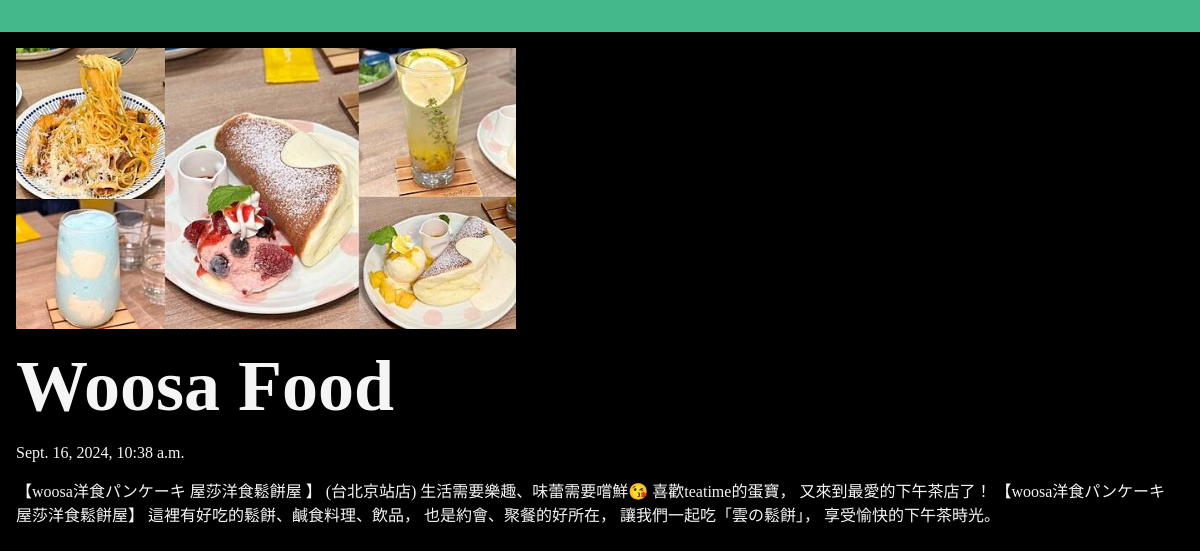
The page /posts/woosa-food on the database its author committed.
### posts/models.py (models this page shows, shortened)
class Post(models.Model):
    title = models.CharField(max_length=75)
    body = models.TextField()
    slug = models.SlugField()
    date = models.DateTimeField(auto_now_add=True)
    banner = models.ImageField(default='fallback.png', blank=True)
    author = models.ForeignKey(User, on_delete=models.CASCADE, default=None)

### posts/views.py (the view)
# urls.py: path('<slug:slug>', views.post_page, name="page"),
def post_page(request, slug):
    post = Post.objects.get(slug=slug)
    return render(request,'posts/post_page.html',{'post':post})

### posts/templates/posts/post_page.html (shortened to what this page needs)
{% extends 'layout.html' %}
{% block content %}
    <section>
        <img class="banner" style="max-width: 500px;"
        src="{{ post.banner.url }}"
        alt="{{ post.title }}" />
        <h1>{{ post.title }}</h1>
        <p>{{ post.date }}</p>
        <p>{{ post.body }}</p>
    </section>
{% endblock %}

### static/css/style.css (style rules this page uses)
* { margin: 0; padding: 0; box-sizing: border-box; }
body { min-height: 100vh; background-color: black; color: whitesmoke; font-size: 3rem; }
section { display: flex; flex-flow: column; gap: 1rem; }
p { font-size: 1rem; }
.banner { display: block; max-width: 800px; width: 100%; }

### rows shown on the page
Post: banner (picture), title "Woosa Food", date "Sept. 16, 2024, 10:38 a.m.", body "【woosa洋食パンケーキ 屋莎洋食鬆餅屋 】 (台北京站店) 生活需要樂趣、味蕾需要嚐鮮😘 喜歡teatime的蛋寶， 又來到最愛的下午茶店了！ 【woosa洋食パンケーキ 屋莎洋食鬆餅屋】 這裡有好吃的鬆餅、鹹食料理、飲品， 也是約會、聚餐的好所在， 讓我們一起吃「雲の鬆餅」， 享受愉快的下午茶時光。"
